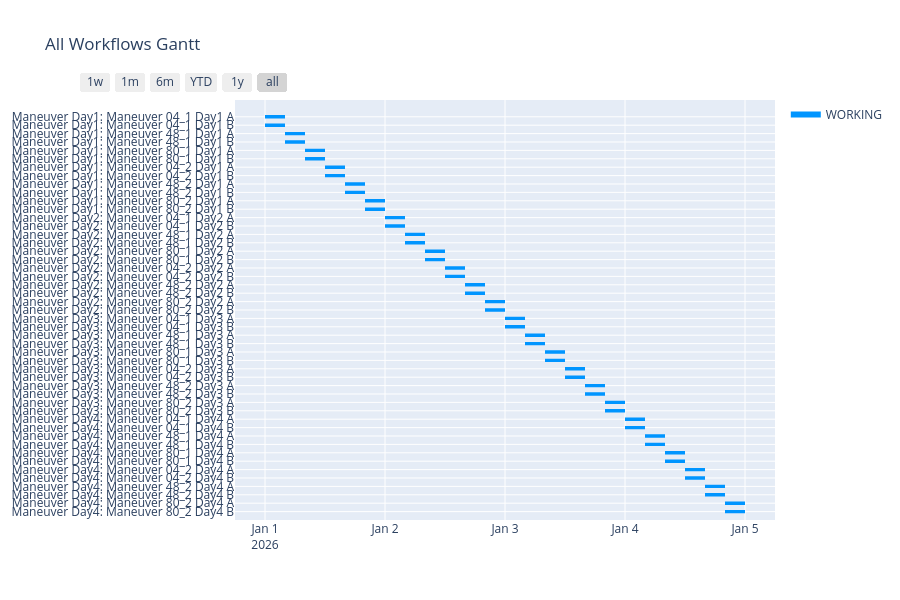
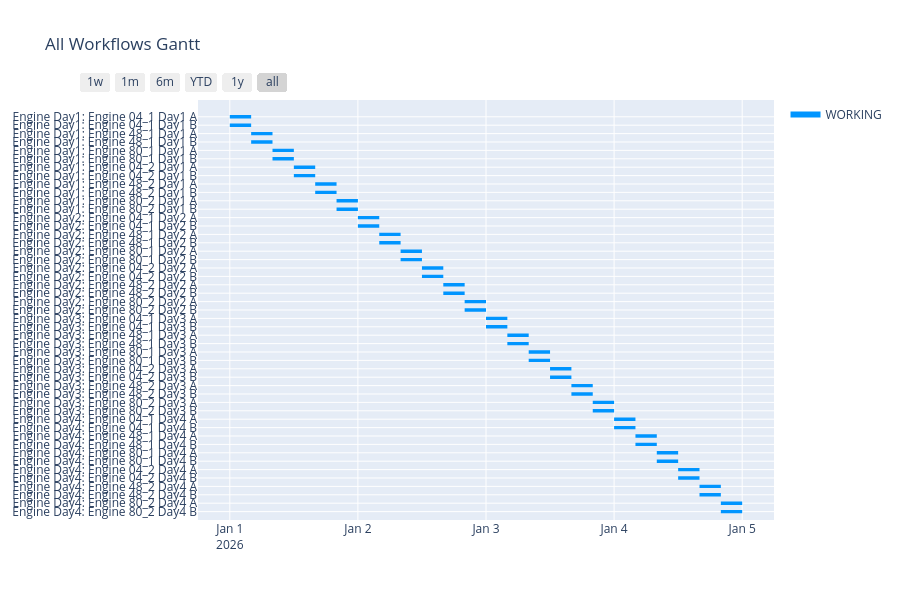
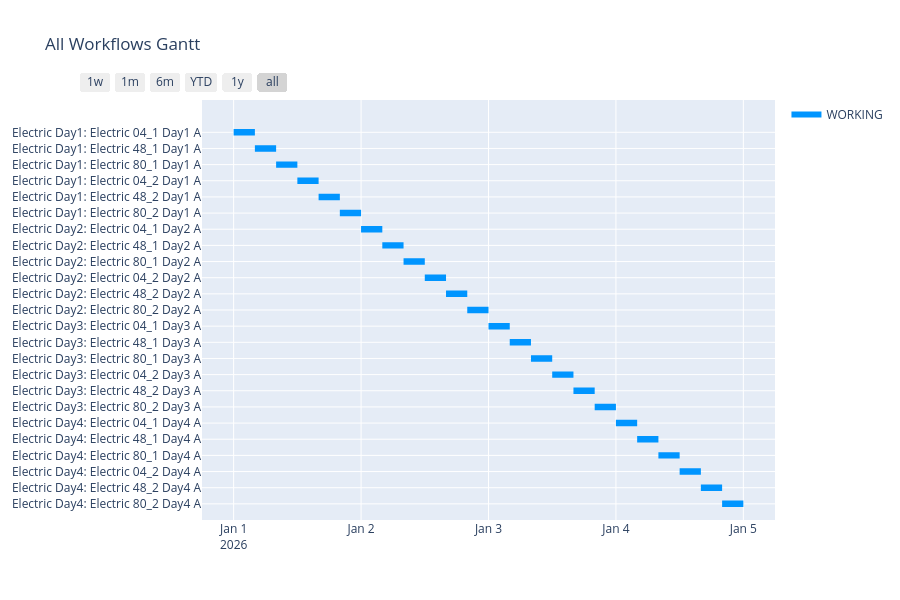

Here is the notebook cell these charts were saved with, in order:
### Code cell
from plotly.figure_factory import create_gantt

task_id_list = []
workflow_list = []
for i in range(number_of_days):
    exec(f"workflow_list.append(maneuver_day{i+1})")
    for t in ['04_1', '48_1', '80_1', '04_2', '48_2', '80_2']:
        exec(f"task_id_list.append(maneuver_{t}_day{i+1}_A.ID)")
        exec(f"task_id_list.append(maneuver_{t}_day{i+1}_B.ID)")

combined_df = []
for wf in workflow_list:
    combined_df.extend(
        wf.create_data_for_gantt_plotly(
            init_datetime=project.init_datetime,
            unit_timedelta=project.unit_timedelta,
            target_id_order_list=list(task_id_list),
            print_workflow_name=True,
            view_ready=False,           # READY も表示したいなら True
            finish_margin=1.0
        )
    )

colors = {"WORKING": "rgb(0, 149, 255)", "READY": "rgb(107,127,135)"}

fig = create_gantt(
    combined_df,
    title="All Workflows Gantt",
    colors=colors,
    index_col="State",
    showgrid_x=True,
    showgrid_y=True,
    group_tasks=True,
    show_colorbar=True,
)

fig.show()

task_id_list = []
workflow_list = []
for i in range(number_of_days):
    exec(f"workflow_list.append(eng_day{i+1})")
    for t in ['04_1', '48_1', '80_1', '04_2', '48_2', '80_2']:
        exec(f"task_id_list.append(eng_{t}_day{i+1}_A.ID)")
        exec(f"task_id_list.append(eng_{t}_day{i+1}_B.ID)")

combined_df = []
for wf in workflow_list:
    combined_df.extend(
        wf.create_data_for_gantt_plotly(
            init_datetime=project.init_datetime,
            unit_timedelta=project.unit_timedelta,
            target_id_order_list=list(task_id_list),
            print_workflow_name=True,
            view_ready=False,           # READY も表示したいなら True
            finish_margin=1.0
        )
    )

colors = {"WORKING": "rgb(0, 149, 255)", "READY": "rgb(107,127,135)"}

fig = create_gantt(
    combined_df,
    title="All Workflows Gantt",
    colors=colors,
    index_col="State",
    showgrid_x=True,
    showgrid_y=True,
    group_tasks=True,
    show_colorbar=True,
)

fig.show()

task_id_list = []
workflow_list = []
for i in range(number_of_days):
    exec(f"workflow_list.append(elec_day{i+1})")
    for t in ['04_1', '48_1', '80_1', '04_2', '48_2', '80_2']:
        exec(f"task_id_list.append(elec_{t}_day{i+1}_A.ID)")

combined_df = []
for wf in workflow_list:
    combined_df.extend(
        wf.create_data_for_gantt_plotly(
            init_datetime=project.init_datetime,
            unit_timedelta=project.unit_timedelta,
            target_id_order_list=list(task_id_list),
            print_workflow_name=True,
            view_ready=False,           # READY も表示したいなら True
            finish_margin=1.0
        )
    )

colors = {"WORKING": "rgb(0, 149, 255)", "READY": "rgb(107,127,135)"}

fig = create_gantt(
    combined_df,
    title="All Workflows Gantt",
    colors=colors,
    index_col="State",
    showgrid_x=True,
    showgrid_y=True,
    group_tasks=True,
    show_colorbar=True,
)

fig.show()

### Figure 1 — Plotly figure (JSON) as saved in the notebook; plotly's stock layout.template omitted (floating-point values rounded to 4 significant figures; data arrays with more than 128 entries replaced by an {"elided": "..."} marker saying what was removed)
{"data": [{"fill": "toself", "fillcolor": "rgb(0, 149, 255)", "hoverinfo": "name", "legendgroup": "rgb(0, 149, 255)", "mode": "none", "name": "WORKING", "type": "scatter", "x": {"elided": "239 str values"}, "y": {"elided": "239 float values"}}, {"legendgroup": "rgb(0, 149, 255)", "marker": {"color": "rgb(0, 149, 255)", "opacity": 0, "size": 1}, "mode": "markers", "name": "", "showlegend": false, "text": [null, null, null, null, null, null, null, null, null, null, null, null, null, null, null, null, null, null, null, null, null, null, null, null, null, null, null, null, null, null, null, null, null, null, null, null, null, null, null, null, null, null, null, null, null, null, null, null, null, null, null, null, null, null, null, null, null, null, null, null, null, null, null, null, null, null, null, null, null, null, null, null, null, null, null, null, null, null, null, null, null, null, null, null, null, null, null, null, null, null, null, null, null, null, null, null], "type": "scatter", "x": ["2026-01-01 00:00:00", "2026-01-01 04:00:00", "2026-01-01 00:00:00", "2026-01-01 04:00:00", "2026-01-01 04:00:00", "2026-01-01 08:00:00", "2026-01-01 04:00:00", "2026-01-01 08:00:00", "2026-01-01 08:00:00", "2026-01-01 12:00:00", "2026-01-01 08:00:00", "2026-01-01 12:00:00", "2026-01-01 12:00:00", "2026-01-01 16:00:00", "2026-01-01 12:00:00", "2026-01-01 16:00:00", "2026-01-01 16:00:00", "2026-01-01 20:00:00", "2026-01-01 16:00:00", "2026-01-01 20:00:00", "2026-01-01 20:00:00", "2026-01-02 00:00:00", "2026-01-01 20:00:00", "2026-01-02 00:00:00", "2026-01-02 00:00:00", "2026-01-02 04:00:00", "2026-01-02 00:00:00", "2026-01-02 04:00:00", "2026-01-02 04:00:00", "2026-01-02 08:00:00", "2026-01-02 04:00:00", "2026-01-02 08:00:00", "2026-01-02 08:00:00", "2026-01-02 12:00:00", "2026-01-02 08:00:00", "2026-01-02 12:00:00", "2026-01-02 12:00:00", "2026-01-02 16:00:00", "2026-01-02 12:00:00", "2026-01-02 16:00:00", "2026-01-02 16:00:00", "2026-01-02 20:00:00", "2026-01-02 16:00:00", "2026-01-02 20:00:00", "2026-01-02 20:00:00", "2026-01-03 00:00:00", "2026-01-02 20:00:00", "2026-01-03 00:00:00", "2026-01-03 00:00:00", "2026-01-03 04:00:00", "2026-01-03 00:00:00", "2026-01-03 04:00:00", "2026-01-03 04:00:00", "2026-01-03 08:00:00", "2026-01-03 04:00:00", "2026-01-03 08:00:00", "2026-01-03 08:00:00", "2026-01-03 12:00:00", "2026-01-03 08:00:00", "2026-01-03 12:00:00", "2026-01-03 12:00:00", "2026-01-03 16:00:00", "2026-01-03 12:00:00", "2026-01-03 16:00:00", "2026-01-03 16:00:00", "2026-01-03 20:00:00", "2026-01-03 16:00:00", "2026-01-03 20:00:00", "2026-01-03 20:00:00", "2026-01-04 00:00:00", "2026-01-03 20:00:00", "2026-01-04 00:00:00", "2026-01-04 00:00:00", "2026-01-04 04:00:00", "2026-01-04 00:00:00", "2026-01-04 04:00:00", "2026-01-04 04:00:00", "2026-01-04 08:00:00", "2026-01-04 04:00:00", "2026-01-04 08:00:00", "2026-01-04 08:00:00", "2026-01-04 12:00:00", "2026-01-04 08:00:00", "2026-01-04 12:00:00", "2026-01-04 12:00:00", "2026-01-04 16:00:00", "2026-01-04 12:00:00", "2026-01-04 16:00:00", "2026-01-04 16:00:00", "2026-01-04 20:00:00", "2026-01-04 16:00:00", "2026-01-04 20:00:00", "2026-01-04 20:00:00", "2026-01-05 00:00:00", "2026-01-04 20:00:00", "2026-01-05 00:00:00"], "y": [47, 47, 46, 46, 45, 45, 44, 44, 43, 43, 42, 42, 41, 41, 40, 40, 39, 39, 38, 38, 37, 37, 36, 36, 35, 35, 34, 34, 33, 33, 32, 32, 31, 31, 30, 30, 29, 29, 28, 28, 27, 27, 26, 26, 25, 25, 24, 24, 23, 23, 22, 22, 21, 21, 20, 20, 19, 19, 18, 18, 17, 17, 16, 16, 15, 15, 14, 14, 13, 13, 12, 12, 11, 11, 10, 10, 9, 9, 8, 8, 7, 7, 6, 6, 5, 5, 4, 4, 3, 3, 2, 2, 1, 1, 0, 0]}], "layout": {"height": 600, "hovermode": "closest", "showlegend": true, "title": {"text": "All Workflows Gantt"}, "xaxis": {"rangeselector": {"buttons": [{"count": 7, "label": "1w", "step": "day", "stepmode": "backward"}, {"count": 1, "label": "1m", "step": "month", "stepmode": "backward"}, {"count": 6, "label": "6m", "step": "month", "stepmode": "backward"}, {"count": 1, "label": "YTD", "step": "year", "stepmode": "todate"}, {"count": 1, "label": "1y", "step": "year", "stepmode": "backward"}, {"step": "all"}]}, "showgrid": true, "type": "date", "zeroline": false}, "yaxis": {"autorange": false, "range": [-1, 49], "showgrid": true, "ticktext": ["Maneuver Day4: Maneuver 80_2 Day4 B", "Maneuver Day4: Maneuver 80_2 Day4 A", "Maneuver Day4: Maneuver 48_2 Day4 B", "Maneuver Day4: Maneuver 48_2 Day4 A", "Maneuver Day4: Maneuver 04_2 Day4 B", "Maneuver Day4: Maneuver 04_2 Day4 A", "Maneuver Day4: Maneuver 80_1 Day4 B", "Maneuver Day4: Maneuver 80_1 Day4 A", "Maneuver Day4: Maneuver 48_1 Day4 B", "Maneuver Day4: Maneuver 48_1 Day4 A", "Maneuver Day4: Maneuver 04_1 Day4 B", "Maneuver Day4: Maneuver 04_1 Day4 A", "Maneuver Day3: Maneuver 80_2 Day3 B", "Maneuver Day3: Maneuver 80_2 Day3 A", "Maneuver Day3: Maneuver 48_2 Day3 B", "Maneuver Day3: Maneuver 48_2 Day3 A", "Maneuver Day3: Maneuver 04_2 Day3 B", "Maneuver Day3: Maneuver 04_2 Day3 A", "Maneuver Day3: Maneuver 80_1 Day3 B", "Maneuver Day3: Maneuver 80_1 Day3 A", "Maneuver Day3: Maneuver 48_1 Day3 B", "Maneuver Day3: Maneuver 48_1 Day3 A", "Maneuver Day3: Maneuver 04_1 Day3 B", "Maneuver Day3: Maneuver 04_1 Day3 A", "Maneuver Day2: Maneuver 80_2 Day2 B", "Maneuver Day2: Maneuver 80_2 Day2 A", "Maneuver Day2: Maneuver 48_2 Day2 B", "Maneuver Day2: Maneuver 48_2 Day2 A", "Maneuver Day2: Maneuver 04_2 Day2 B", "Maneuver Day2: Maneuver 04_2 Day2 A", "Maneuver Day2: Maneuver 80_1 Day2 B", "Maneuver Day2: Maneuver 80_1 Day2 A", "Maneuver Day2: Maneuver 48_1 Day2 B", "Maneuver Day2: Maneuver 48_1 Day2 A", "Maneuver Day2: Maneuver 04_1 Day2 B", "Maneuver Day2: Maneuver 04_1 Day2 A", "Maneuver Day1: Maneuver 80_2 Day1 B", "Maneuver Day1: Maneuver 80_2 Day1 A", "Maneuver Day1: Maneuver 48_2 Day1 B", "Maneuver Day1: Maneuver 48_2 Day1 A", "Maneuver Day1: Maneuver 04_2 Day1 B", "Maneuver Day1: Maneuver 04_2 Day1 A", "Maneuver Day1: Maneuver 80_1 Day1 B", "Maneuver Day1: Maneuver 80_1 Day1 A", "Maneuver Day1: Maneuver 48_1 Day1 B", "Maneuver Day1: Maneuver 48_1 Day1 A", "Maneuver Day1: Maneuver 04_1 Day1 B", "Maneuver Day1: Maneuver 04_1 Day1 A"], "tickvals": [0, 1, 2, 3, 4, 5, 6, 7, 8, 9, 10, 11, 12, 13, 14, 15, 16, 17, 18, 19, 20, 21, 22, 23, 24, 25, 26, 27, 28, 29, 30, 31, 32, 33, 34, 35, 36, 37, 38, 39, 40, 41, 42, 43, 44, 45, 46, 47], "zeroline": false}}}

### Figure 2 — Plotly figure (JSON) as saved in the notebook; plotly's stock layout.template omitted (floating-point values rounded to 4 significant figures; data arrays with more than 128 entries replaced by an {"elided": "..."} marker saying what was removed)
{"data": [{"fill": "toself", "fillcolor": "rgb(0, 149, 255)", "hoverinfo": "name", "legendgroup": "rgb(0, 149, 255)", "mode": "none", "name": "WORKING", "type": "scatter", "x": {"elided": "239 str values"}, "y": {"elided": "239 float values"}}, {"legendgroup": "rgb(0, 149, 255)", "marker": {"color": "rgb(0, 149, 255)", "opacity": 0, "size": 1}, "mode": "markers", "name": "", "showlegend": false, "text": [null, null, null, null, null, null, null, null, null, null, null, null, null, null, null, null, null, null, null, null, null, null, null, null, null, null, null, null, null, null, null, null, null, null, null, null, null, null, null, null, null, null, null, null, null, null, null, null, null, null, null, null, null, null, null, null, null, null, null, null, null, null, null, null, null, null, null, null, null, null, null, null, null, null, null, null, null, null, null, null, null, null, null, null, null, null, null, null, null, null, null, null, null, null, null, null], "type": "scatter", "x": ["2026-01-01 00:00:00", "2026-01-01 04:00:00", "2026-01-01 00:00:00", "2026-01-01 04:00:00", "2026-01-01 04:00:00", "2026-01-01 08:00:00", "2026-01-01 04:00:00", "2026-01-01 08:00:00", "2026-01-01 08:00:00", "2026-01-01 12:00:00", "2026-01-01 08:00:00", "2026-01-01 12:00:00", "2026-01-01 12:00:00", "2026-01-01 16:00:00", "2026-01-01 12:00:00", "2026-01-01 16:00:00", "2026-01-01 16:00:00", "2026-01-01 20:00:00", "2026-01-01 16:00:00", "2026-01-01 20:00:00", "2026-01-01 20:00:00", "2026-01-02 00:00:00", "2026-01-01 20:00:00", "2026-01-02 00:00:00", "2026-01-02 00:00:00", "2026-01-02 04:00:00", "2026-01-02 00:00:00", "2026-01-02 04:00:00", "2026-01-02 04:00:00", "2026-01-02 08:00:00", "2026-01-02 04:00:00", "2026-01-02 08:00:00", "2026-01-02 08:00:00", "2026-01-02 12:00:00", "2026-01-02 08:00:00", "2026-01-02 12:00:00", "2026-01-02 12:00:00", "2026-01-02 16:00:00", "2026-01-02 12:00:00", "2026-01-02 16:00:00", "2026-01-02 16:00:00", "2026-01-02 20:00:00", "2026-01-02 16:00:00", "2026-01-02 20:00:00", "2026-01-02 20:00:00", "2026-01-03 00:00:00", "2026-01-02 20:00:00", "2026-01-03 00:00:00", "2026-01-03 00:00:00", "2026-01-03 04:00:00", "2026-01-03 00:00:00", "2026-01-03 04:00:00", "2026-01-03 04:00:00", "2026-01-03 08:00:00", "2026-01-03 04:00:00", "2026-01-03 08:00:00", "2026-01-03 08:00:00", "2026-01-03 12:00:00", "2026-01-03 08:00:00", "2026-01-03 12:00:00", "2026-01-03 12:00:00", "2026-01-03 16:00:00", "2026-01-03 12:00:00", "2026-01-03 16:00:00", "2026-01-03 16:00:00", "2026-01-03 20:00:00", "2026-01-03 16:00:00", "2026-01-03 20:00:00", "2026-01-03 20:00:00", "2026-01-04 00:00:00", "2026-01-03 20:00:00", "2026-01-04 00:00:00", "2026-01-04 00:00:00", "2026-01-04 04:00:00", "2026-01-04 00:00:00", "2026-01-04 04:00:00", "2026-01-04 04:00:00", "2026-01-04 08:00:00", "2026-01-04 04:00:00", "2026-01-04 08:00:00", "2026-01-04 08:00:00", "2026-01-04 12:00:00", "2026-01-04 08:00:00", "2026-01-04 12:00:00", "2026-01-04 12:00:00", "2026-01-04 16:00:00", "2026-01-04 12:00:00", "2026-01-04 16:00:00", "2026-01-04 16:00:00", "2026-01-04 20:00:00", "2026-01-04 16:00:00", "2026-01-04 20:00:00", "2026-01-04 20:00:00", "2026-01-05 00:00:00", "2026-01-04 20:00:00", "2026-01-05 00:00:00"], "y": [47, 47, 46, 46, 45, 45, 44, 44, 43, 43, 42, 42, 41, 41, 40, 40, 39, 39, 38, 38, 37, 37, 36, 36, 35, 35, 34, 34, 33, 33, 32, 32, 31, 31, 30, 30, 29, 29, 28, 28, 27, 27, 26, 26, 25, 25, 24, 24, 23, 23, 22, 22, 21, 21, 20, 20, 19, 19, 18, 18, 17, 17, 16, 16, 15, 15, 14, 14, 13, 13, 12, 12, 11, 11, 10, 10, 9, 9, 8, 8, 7, 7, 6, 6, 5, 5, 4, 4, 3, 3, 2, 2, 1, 1, 0, 0]}], "layout": {"height": 600, "hovermode": "closest", "showlegend": true, "title": {"text": "All Workflows Gantt"}, "xaxis": {"rangeselector": {"buttons": [{"count": 7, "label": "1w", "step": "day", "stepmode": "backward"}, {"count": 1, "label": "1m", "step": "month", "stepmode": "backward"}, {"count": 6, "label": "6m", "step": "month", "stepmode": "backward"}, {"count": 1, "label": "YTD", "step": "year", "stepmode": "todate"}, {"count": 1, "label": "1y", "step": "year", "stepmode": "backward"}, {"step": "all"}]}, "showgrid": true, "type": "date", "zeroline": false}, "yaxis": {"autorange": false, "range": [-1, 49], "showgrid": true, "ticktext": ["Engine Day4: Engine 80_2 Day4 B", "Engine Day4: Engine 80_2 Day4 A", "Engine Day4: Engine 48_2 Day4 B", "Engine Day4: Engine 48_2 Day4 A", "Engine Day4: Engine 04_2 Day4 B", "Engine Day4: Engine 04_2 Day4 A", "Engine Day4: Engine 80_1 Day4 B", "Engine Day4: Engine 80_1 Day4 A", "Engine Day4: Engine 48_1 Day4 B", "Engine Day4: Engine 48_1 Day4 A", "Engine Day4: Engine 04_1 Day4 B", "Engine Day4: Engine 04_1 Day4 A", "Engine Day3: Engine 80_2 Day3 B", "Engine Day3: Engine 80_2 Day3 A", "Engine Day3: Engine 48_2 Day3 B", "Engine Day3: Engine 48_2 Day3 A", "Engine Day3: Engine 04_2 Day3 B", "Engine Day3: Engine 04_2 Day3 A", "Engine Day3: Engine 80_1 Day3 B", "Engine Day3: Engine 80_1 Day3 A", "Engine Day3: Engine 48_1 Day3 B", "Engine Day3: Engine 48_1 Day3 A", "Engine Day3: Engine 04_1 Day3 B", "Engine Day3: Engine 04_1 Day3 A", "Engine Day2: Engine 80_2 Day2 B", "Engine Day2: Engine 80_2 Day2 A", "Engine Day2: Engine 48_2 Day2 B", "Engine Day2: Engine 48_2 Day2 A", "Engine Day2: Engine 04_2 Day2 B", "Engine Day2: Engine 04_2 Day2 A", "Engine Day2: Engine 80_1 Day2 B", "Engine Day2: Engine 80_1 Day2 A", "Engine Day2: Engine 48_1 Day2 B", "Engine Day2: Engine 48_1 Day2 A", "Engine Day2: Engine 04_1 Day2 B", "Engine Day2: Engine 04_1 Day2 A", "Engine Day1: Engine 80_2 Day1 B", "Engine Day1: Engine 80_2 Day1 A", "Engine Day1: Engine 48_2 Day1 B", "Engine Day1: Engine 48_2 Day1 A", "Engine Day1: Engine 04_2 Day1 B", "Engine Day1: Engine 04_2 Day1 A", "Engine Day1: Engine 80_1 Day1 B", "Engine Day1: Engine 80_1 Day1 A", "Engine Day1: Engine 48_1 Day1 B", "Engine Day1: Engine 48_1 Day1 A", "Engine Day1: Engine 04_1 Day1 B", "Engine Day1: Engine 04_1 Day1 A"], "tickvals": [0, 1, 2, 3, 4, 5, 6, 7, 8, 9, 10, 11, 12, 13, 14, 15, 16, 17, 18, 19, 20, 21, 22, 23, 24, 25, 26, 27, 28, 29, 30, 31, 32, 33, 34, 35, 36, 37, 38, 39, 40, 41, 42, 43, 44, 45, 46, 47], "zeroline": false}}}

### Figure 3 — Plotly figure (JSON) as saved in the notebook; plotly's stock layout.template omitted (floating-point values rounded to 4 significant figures)
{"data": [{"fill": "toself", "fillcolor": "rgb(0, 149, 255)", "hoverinfo": "name", "legendgroup": "rgb(0, 149, 255)", "mode": "none", "name": "WORKING", "type": "scatter", "x": ["2026-01-01 00:00:00", "2026-01-01 04:00:00", "2026-01-01 04:00:00", "2026-01-01 00:00:00", "2026-01-01 00:00:00", "2026-01-01 04:00:00", "2026-01-01 08:00:00", "2026-01-01 08:00:00", "2026-01-01 04:00:00", "2026-01-01 04:00:00", "2026-01-01 08:00:00", "2026-01-01 12:00:00", "2026-01-01 12:00:00", "2026-01-01 08:00:00", "2026-01-01 08:00:00", "2026-01-01 12:00:00", "2026-01-01 16:00:00", "2026-01-01 16:00:00", "2026-01-01 12:00:00", "2026-01-01 12:00:00", "2026-01-01 16:00:00", "2026-01-01 20:00:00", "2026-01-01 20:00:00", "2026-01-01 16:00:00", "2026-01-01 16:00:00", "2026-01-01 20:00:00", "2026-01-02 00:00:00", "2026-01-02 00:00:00", "2026-01-01 20:00:00", "2026-01-01 20:00:00", "2026-01-02 00:00:00", "2026-01-02 04:00:00", "2026-01-02 04:00:00", "2026-01-02 00:00:00", "2026-01-02 00:00:00", "2026-01-02 04:00:00", "2026-01-02 08:00:00", "2026-01-02 08:00:00", "2026-01-02 04:00:00", "2026-01-02 04:00:00", "2026-01-02 08:00:00", "2026-01-02 12:00:00", "2026-01-02 12:00:00", "2026-01-02 08:00:00", "2026-01-02 08:00:00", "2026-01-02 12:00:00", "2026-01-02 16:00:00", "2026-01-02 16:00:00", "2026-01-02 12:00:00", "2026-01-02 12:00:00", "2026-01-02 16:00:00", "2026-01-02 20:00:00", "2026-01-02 20:00:00", "2026-01-02 16:00:00", "2026-01-02 16:00:00", "2026-01-02 20:00:00", "2026-01-03 00:00:00", "2026-01-03 00:00:00", "2026-01-02 20:00:00", "2026-01-02 20:00:00", "2026-01-03 00:00:00", "2026-01-03 04:00:00", "2026-01-03 04:00:00", "2026-01-03 00:00:00", "2026-01-03 00:00:00", "2026-01-03 04:00:00", "2026-01-03 08:00:00", "2026-01-03 08:00:00", "2026-01-03 04:00:00", "2026-01-03 04:00:00", "2026-01-03 08:00:00", "2026-01-03 12:00:00", "2026-01-03 12:00:00", "2026-01-03 08:00:00", "2026-01-03 08:00:00", "2026-01-03 12:00:00", "2026-01-03 16:00:00", "2026-01-03 16:00:00", "2026-01-03 12:00:00", "2026-01-03 12:00:00", "2026-01-03 16:00:00", "2026-01-03 20:00:00", "2026-01-03 20:00:00", "2026-01-03 16:00:00", "2026-01-03 16:00:00", "2026-01-03 20:00:00", "2026-01-04 00:00:00", "2026-01-04 00:00:00", "2026-01-03 20:00:00", "2026-01-03 20:00:00", "2026-01-04 00:00:00", "2026-01-04 04:00:00", "2026-01-04 04:00:00", "2026-01-04 00:00:00", "2026-01-04 00:00:00", "2026-01-04 04:00:00", "2026-01-04 08:00:00", "2026-01-04 08:00:00", "2026-01-04 04:00:00", "2026-01-04 04:00:00", "2026-01-04 08:00:00", "2026-01-04 12:00:00", "2026-01-04 12:00:00", "2026-01-04 08:00:00", "2026-01-04 08:00:00", "2026-01-04 12:00:00", "2026-01-04 16:00:00", "2026-01-04 16:00:00", "2026-01-04 12:00:00", "2026-01-04 12:00:00", "2026-01-04 16:00:00", "2026-01-04 20:00:00", "2026-01-04 20:00:00", "2026-01-04 16:00:00", "2026-01-04 16:00:00", "2026-01-04 20:00:00", "2026-01-05 00:00:00", "2026-01-05 00:00:00", "2026-01-04 20:00:00"], "y": [22.8, 22.8, 23.2, 23.2, null, 21.8, 21.8, 22.2, 22.2, null, 20.8, 20.8, 21.2, 21.2, null, 19.8, 19.8, 20.2, 20.2, null, 18.8, 18.8, 19.2, 19.2, null, 17.8, 17.8, 18.2, 18.2, null, 16.8, 16.8, 17.2, 17.2, null, 15.8, 15.8, 16.2, 16.2, null, 14.8, 14.8, 15.2, 15.2, null, 13.8, 13.8, 14.2, 14.2, null, 12.8, 12.8, 13.2, 13.2, null, 11.8, 11.8, 12.2, 12.2, null, 10.8, 10.8, 11.2, 11.2, null, 9.8, 9.8, 10.2, 10.2, null, 8.8, 8.8, 9.2, 9.2, null, 7.8, 7.8, 8.2, 8.2, null, 6.8, 6.8, 7.2, 7.2, null, 5.8, 5.8, 6.2, 6.2, null, 4.8, 4.8, 5.2, 5.2, null, 3.8, 3.8, 4.2, 4.2, null, 2.8, 2.8, 3.2, 3.2, null, 1.8, 1.8, 2.2, 2.2, null, 0.8, 0.8, 1.2, 1.2, null, -0.2, -0.2, 0.2, 0.2]}, {"legendgroup": "rgb(0, 149, 255)", "marker": {"color": "rgb(0, 149, 255)", "opacity": 0, "size": 1}, "mode": "markers", "name": "", "showlegend": false, "text": [null, null, null, null, null, null, null, null, null, null, null, null, null, null, null, null, null, null, null, null, null, null, null, null, null, null, null, null, null, null, null, null, null, null, null, null, null, null, null, null, null, null, null, null, null, null, null, null], "type": "scatter", "x": ["2026-01-01 00:00:00", "2026-01-01 04:00:00", "2026-01-01 04:00:00", "2026-01-01 08:00:00", "2026-01-01 08:00:00", "2026-01-01 12:00:00", "2026-01-01 12:00:00", "2026-01-01 16:00:00", "2026-01-01 16:00:00", "2026-01-01 20:00:00", "2026-01-01 20:00:00", "2026-01-02 00:00:00", "2026-01-02 00:00:00", "2026-01-02 04:00:00", "2026-01-02 04:00:00", "2026-01-02 08:00:00", "2026-01-02 08:00:00", "2026-01-02 12:00:00", "2026-01-02 12:00:00", "2026-01-02 16:00:00", "2026-01-02 16:00:00", "2026-01-02 20:00:00", "2026-01-02 20:00:00", "2026-01-03 00:00:00", "2026-01-03 00:00:00", "2026-01-03 04:00:00", "2026-01-03 04:00:00", "2026-01-03 08:00:00", "2026-01-03 08:00:00", "2026-01-03 12:00:00", "2026-01-03 12:00:00", "2026-01-03 16:00:00", "2026-01-03 16:00:00", "2026-01-03 20:00:00", "2026-01-03 20:00:00", "2026-01-04 00:00:00", "2026-01-04 00:00:00", "2026-01-04 04:00:00", "2026-01-04 04:00:00", "2026-01-04 08:00:00", "2026-01-04 08:00:00", "2026-01-04 12:00:00", "2026-01-04 12:00:00", "2026-01-04 16:00:00", "2026-01-04 16:00:00", "2026-01-04 20:00:00", "2026-01-04 20:00:00", "2026-01-05 00:00:00"], "y": [23, 23, 22, 22, 21, 21, 20, 20, 19, 19, 18, 18, 17, 17, 16, 16, 15, 15, 14, 14, 13, 13, 12, 12, 11, 11, 10, 10, 9, 9, 8, 8, 7, 7, 6, 6, 5, 5, 4, 4, 3, 3, 2, 2, 1, 1, 0, 0]}], "layout": {"height": 600, "hovermode": "closest", "showlegend": true, "title": {"text": "All Workflows Gantt"}, "xaxis": {"rangeselector": {"buttons": [{"count": 7, "label": "1w", "step": "day", "stepmode": "backward"}, {"count": 1, "label": "1m", "step": "month", "stepmode": "backward"}, {"count": 6, "label": "6m", "step": "month", "stepmode": "backward"}, {"count": 1, "label": "YTD", "step": "year", "stepmode": "todate"}, {"count": 1, "label": "1y", "step": "year", "stepmode": "backward"}, {"step": "all"}]}, "showgrid": true, "type": "date", "zeroline": false}, "yaxis": {"autorange": false, "range": [-1, 25], "showgrid": true, "ticktext": ["Electric Day4: Electric 80_2 Day4 A", "Electric Day4: Electric 48_2 Day4 A", "Electric Day4: Electric 04_2 Day4 A", "Electric Day4: Electric 80_1 Day4 A", "Electric Day4: Electric 48_1 Day4 A", "Electric Day4: Electric 04_1 Day4 A", "Electric Day3: Electric 80_2 Day3 A", "Electric Day3: Electric 48_2 Day3 A", "Electric Day3: Electric 04_2 Day3 A", "Electric Day3: Electric 80_1 Day3 A", "Electric Day3: Electric 48_1 Day3 A", "Electric Day3: Electric 04_1 Day3 A", "Electric Day2: Electric 80_2 Day2 A", "Electric Day2: Electric 48_2 Day2 A", "Electric Day2: Electric 04_2 Day2 A", "Electric Day2: Electric 80_1 Day2 A", "Electric Day2: Electric 48_1 Day2 A", "Electric Day2: Electric 04_1 Day2 A", "Electric Day1: Electric 80_2 Day1 A", "Electric Day1: Electric 48_2 Day1 A", "Electric Day1: Electric 04_2 Day1 A", "Electric Day1: Electric 80_1 Day1 A", "Electric Day1: Electric 48_1 Day1 A", "Electric Day1: Electric 04_1 Day1 A"], "tickvals": [0, 1, 2, 3, 4, 5, 6, 7, 8, 9, 10, 11, 12, 13, 14, 15, 16, 17, 18, 19, 20, 21, 22, 23], "zeroline": false}}}
